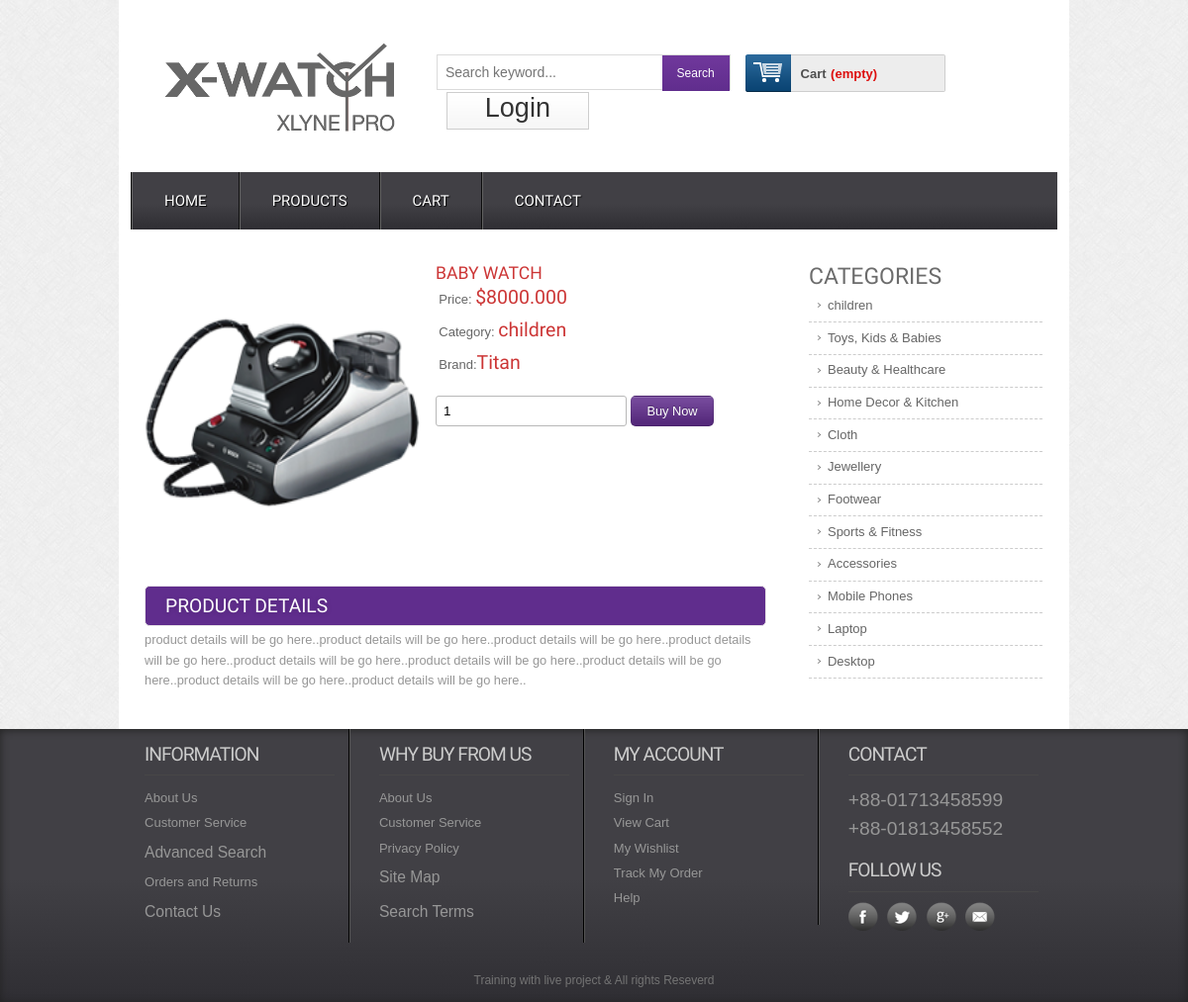
Screenshot of /details.php?proid=3 with the database file from the repository.
### tables this page shows
CREATE TABLE `tbl_product` (
  `productId` int(11) NOT NULL,
  `productName` varchar(255) NOT NULL,
  `catId` int(11) NOT NULL,
  `brandId` int(11) NOT NULL,
  `body` text NOT NULL,
  `price` float(10,3) NOT NULL,
  `image` varchar(255) NOT NULL,
  `type` tinyint(4) NOT NULL DEFAULT 0
);

CREATE TABLE `tbl_category` (
  `catId` int(11) NOT NULL,
  `catName` varchar(255) NOT NULL
);

CREATE TABLE `tbl_brand` (
  `brandId` int(11) NOT NULL,
  `brandName` varchar(255) NOT NULL
);

### lib/Session.php (called while the page is built, shortened)
<?php
class Session{
 public static function get($key){
  if (isset($_SESSION[$key])) {
   return $_SESSION[$key];
  } else {
   return false;
  }
 }
}
?>

### classes/Product.php (called while the page is built, shortened)
 <?php
  $filepath  = realpath(dirname(__FILE__));
  include_once ($filepath.'/../lib/Database.php');
?>
<?php
class Product
{
  private $db;
  public function __construct(){
    $this->db = new Database();
      }
      public function getSingleProduct($id)
      {
        $query = "SELECT p.*, c.catName, b.brandName
                  FROM tbl_product as p, tbl_category as c, tbl_brand as b
                  WHERE p.catId = c.catId AND p.brandId = b.brandId AND p.productId = '$id'";
        $result = $this->db->select($query);
        return $result;
      }
}
?>

### lib/Database.php (called while the page is built, shortened)
<?php
Class Database{
 public $host   = DB_HOST;
 public $user   = DB_USER;
 public $pass   = DB_PASS;
 public $dbname = DB_NAME;
 public $link;
private function connectDB(){
 $this->link = new mysqli($this->host, $this->user, $this->pass,
  $this->dbname);
 }
public function select($query){
  $result = $this->link->query($query) or
   die($this->link->error.__LINE__);
  if($result->num_rows > 0){
    return $result;
  } else {
    return false;
  }
 }
}

### classes/Category.php (called while the page is built, shortened)
<?php
 $filepath  = realpath(dirname(__FILE__));
 include_once ($filepath.'/../lib/Database.php');
?>
<?php
class Category{
     private $db;
     public function __construct(){
       $this->db = new Database();
  }
  public function getAllCat(){
     $query = "SELECT * FROM tbl_category ORDER BY catId DESC";
     $result = $this->db->select($query);
     return $result;
  }
}
?>

### details.php (the view)
<?php include 'inc/header.php';?>
<?php
      if(!isset($_GET['proid']) || $_GET['proid'] == NULL)
     {
        echo "<script>window.location = '404.php';</script>";
     } else{
        $id = preg_replace('/[^-a-zA-Z0-9_]/','',$_GET['proid']);
}
?>
 <div class="main">
    <div class="content">
    	<div class="section group">
			<div class="cont-desc span_1_of_2">
        <?php
           $getPd = $pd->getSingleProduct($id);
           if ($getPd) {
               while($result = $getPd->fetch_assoc())
               {
         ?>
					<div class="grid images_3_of_2">
						<img src="admin/<?php  echo $result['image'];?>" alt="" />
					</div>
				<div class="desc span_3_of_2">
					<h2><?php  echo $result['productName']?></h2>
					<div class="price">
						<p>Price: <span>$<?php  echo $result['price'];?></span></p>
						<p>Category: <span><?php  echo $result['catName'];?></span></p>
						<p>Brand:<span><?php  echo $result['brandName'];?></span></p>
					</div>
				<div class="add-cart">
					<form action="cart.php" method="post">
						<input type="number" class="buyfield" name="" value="1"/>
						<input type="submit" class="buysubmit" name="submit" value="Buy Now"/>
					</form>
				</div>
			</div>
			<div class="product-desc">
			<h2>Product Details</h2>
			<?php  echo $result['body'];?>
	    </div>
      <?php         }
                      } ?>
	</div>
				<div class="rightsidebar span_3_of_1">
					<h2>CATEGORIES</h2>
					<ul>
            <?php
              $getCat = $cat->getAllcat();
              if ($getCat) {
                while ($result = $getCat->fetch_assoc()) {
             ?>
				      <li><a href="productbycat.php?catId=<?php echo $result['catId']; ?>">
                <?php echo $result['catName']; ?></a></li>
            <?php }} ?>
    				</ul>
 				</div>
 		</div>
 	</div>
	</div>
   <?php include 'inc/footer.php';?>

### inc/header.php (shortened to what this page needs)
<?php
  include 'lib/Session.php';
  include 'lib/Database.php';
  $pd  = new Product();
  $cat = new Category();
?>
<!DOCTYPE HTML>
<head>
<link href="css/style.css" rel="stylesheet" type="text/css" media="all"/>
<link href="css/menu.css" rel="stylesheet" type="text/css" media="all"/>
</head>
<body>
  <div class="wrap">
		<div class="header_top">
			<div class="logo">
				<a href="index.php"><img src="images/logo.png" alt="" /></a>
			</div>
			  <div class="header_top_right">
          <div class="search_box">
           <form action="search.php" method="get">
             <input type="text" name="search" placeholder="Search keyword..."/>
             <input type="submit" name="submit" value="Search"/>
           </form>
         </div>
			    <div class="shopping_cart">
					<div class="cart">
						<a href="#" title="View my shopping cart" rel="nofollow">
								<span class="cart_title">Cart</span>
								<span class="no_product">(empty)</span>
							</a>
						</div>
			      </div>
		   <div class="login">
         <?php
            $login = Session::get("cuslogin");
            if ($login == false) {  ?>
               <a href="login.php">Login</a>
          <?php  } else { ?>
                <a href="?cid=<?php Session::get('cmrId')?>">Logout</a>
          <?php }
         ?>
     </div>
	 </div>
 </div>
<div class="menu">
	<ul id="dc_mega-menu-orange" class="dc_mm-orange">
	  <li><a href="index.php">Home</a></li>
	  <li><a href="products.php">Products</a> </li>
    <li><a href="cart.php">Cart</a></li>
    <li><a href="contact.php">Contact</a> </li>
	</ul>
</div>

### inc/footer.php (shortened to what this page needs)
</div>
   <div class="footer">
   	  <div class="wrapper">
	     <div class="section group">
				<div class="col_1_of_4 span_1_of_4">
						<h4>Information</h4>
						<ul>
						<li><a href="#">About Us</a></li>
						<li><a href="#">Customer Service</a></li>
						<li><a href="#"><span>Advanced Search</span></a></li>
						<li><a href="#">Orders and Returns</a></li>
						<li><a href="#"><span>Contact Us</span></a></li>
						</ul>
					</div>
				<div class="col_1_of_4 span_1_of_4">
					<h4>Why buy from us</h4>
						<ul>
						<li><a href="about.php">About Us</a></li>
						<li><a href="faq.php">Customer Service</a></li>
						<li><a href="#">Privacy Policy</a></li>
						<li><a href="contact.php"><span>Site Map</span></a></li>
						<li><a href="preview.php"><span>Search Terms</span></a></li>
						</ul>
				</div>
				<div class="col_1_of_4 span_1_of_4">
					<h4>My account</h4>
						<ul>
							<li><a href="contact.php">Sign In</a></li>
							<li><a href="index.php">View Cart</a></li>
							<li><a href="#">My Wishlist</a></li>
							<li><a href="#">Track My Order</a></li>
							<li><a href="faq.php">Help</a></li>
						</ul>
				</div>
				<div class="col_1_of_4 span_1_of_4">
					<h4>Contact</h4>
						<ul>
							<li><span>+88-01713458599</span></li>
							<li><span>+88-01813458552</span></li>
						</ul>
						<div class="social-icons">
							<h4>Follow Us</h4>
					   		  <ul>
							      <li class="facebook"><a href="#" target="_blank"> </a></li>
							      <li class="twitter"><a href="#" target="_blank"> </a></li>
							      <li class="googleplus"><a href="#" target="_blank"> </a></li>
							      <li class="contact"><a href="#" target="_blank"> </a></li>
						     </ul>
   	 					</div>
				</div>
			</div>
			<div class="copy_right">
				<p>Training with live project &amp; All rights Reseverd </p>
		   </div>
     </div>
    </div>
    <link href="css/flexslider.css" rel='stylesheet' type='text/css' />
</body>
</html>

### css/menu.css (style rules this page uses)
ul.dc_mm-orange,ul.dc_mm-orange li { border:none; list-style:none; }
ul.dc_mm-orange { background: #414045; background: -moz-linear-gradient(top, #414045 55%, #2f2e33 100%); background: -webkit-gradient(linear, left top, left bottom, color-stop(55%,#414045), color-stop(100%,#2f2e33)); background: -webkit-linear-gradient(top, #414045 55%,#2f2e33 100%); background: -o-linear-gradient(top, #414045 55%,#2f2e33 100%); background: -ms-linear-gradient(top, #414045 55%,#2f2e33 100%); background: linear-gradient(to bottom, #414045 55%,#2f2e33 100%); filter: progid:DXImageTransform.Microsoft.gradient( startColorstr='#414045', endColorstr='#2f2e33',GradientType=0 ); font:normal 13px Arial,sans-serif; padding:0; position:relative; width:100%; }
ul.dc_mm-orange li { float:left; margin:0; padding:0; }
ul.dc_mm-orange li a { color:#fff; display:block; float:left; font-size:15px; padding:20px 32px; text-decoration:none; text-shadow:1px 1px 1px #000; text-transform:uppercase; font-family:'Doppio One', sans-serif; border-left:2px groove #636363; }

### rows the page displays
tbl_product: image (picture), productName "BABY WATCH", price "8000.000", catId.catName "children", brandId.brandName "Titan", body "product details will be go here..product details will be go here..product details will be go here..product details will be go here..product details will be go here..product details will be go here..product details will be go here..product details will be go here..product details will be go here.."
tbl_category: catName "children"
tbl_category: catName "Toys, Kids & Babies"
tbl_category: catName "Beauty & Healthcare"
tbl_category: catName "Home Decor & Kitchen"
tbl_category: catName "Cloth"
tbl_category: catName "Jewellery"
tbl_category: catName "Footwear"
tbl_category: catName "Sports & Fitness"
tbl_category: catName "Accessories"
tbl_category: catName "Mobile Phones"
tbl_category: catName "Laptop"
tbl_category: catName "Desktop"
